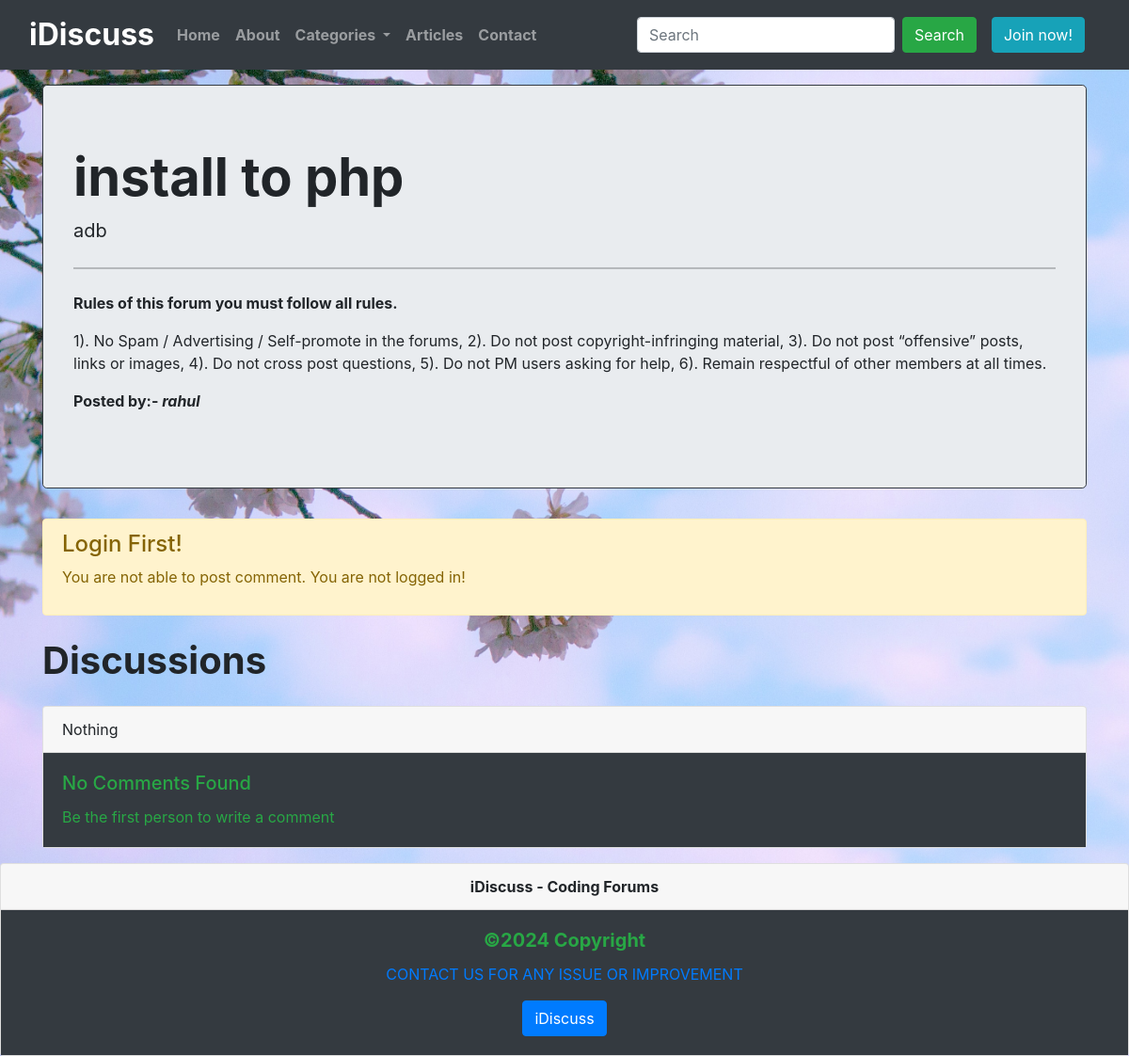
Screenshot of /thread.php?threadid=5 with the database file from the repository.
### tables this page shows
CREATE TABLE `threads` (
  `thread_id` int(9) NOT NULL,
  `thread_title` varchar(255) NOT NULL,
  `thread_desc` text NOT NULL,
  `thread_cat_id` int(9) NOT NULL,
  `thread_user_id` int(9) NOT NULL,
  `timestamp` datetime NOT NULL DEFAULT current_timestamp()
);

CREATE TABLE `users` (
  `sno` int(9) NOT NULL,
  `user_name` varchar(12) NOT NULL,
  `user_email` varchar(255) NOT NULL,
  `user_pass` varchar(255) NOT NULL,
  `timestemp` datetime NOT NULL DEFAULT current_timestamp()
);

### thread.php (the view, shortened to what this page needs)
<!doctype html>
<html lang="en">
<head>
    <link href="https://cdn.jsdelivr.net/npm/bootstrap@5.1.3/dist/css/bootstrap.min.css" rel="stylesheet"
>
    <link rel="stylesheet" href="https://cdn.jsdelivr.net/npm/bootstrap@4.6.1/dist/css/bootstrap.min.css"
>
     <link rel="stylesheet" href="style.css" />
    <link rel="stylesheet" href="https://cdnjs.cloudflare.com/ajax/libs/font-awesome/4.7.0/css/font-awesome.min.css">
</head>
<body>
    <?php include 'partials/_dbconnect.php'; ?>
    <?php include 'partials/_header.php'; ?>
    <?php
    $id = $_GET['threadid'];
    $sql = "SELECT * FROM `threads` WHERE thread_id=$id";
    $result = mysqli_query($conn, $sql);
    while($row = mysqli_fetch_assoc($result)){
        $title = $row['thread_title'];
        $desc = $row['thread_desc'];
        $thread_user_id = $row['thread_user_id'];
        $sql2 = "SELECT user_name FROM `users` WHERE sno='$thread_user_id'";
        $result2 = mysqli_query($conn, $sql2);
        $row2 = mysqli_fetch_assoc($result2);
        $posted_by = $row2['user_name'];
    }
    ?>
    <div class="container my-3 ">
        <div class="jumbotron border rounded-3 border border-dark rounded-lg">
            <h1 class="display-4 fw-bold"><?php echo $title; ?></h1>
            <p class="lead fw-normal"><?php echo $desc; ?></p>
            <hr class="my-4">
            <p><b>Rules of this forum you must follow all rules.</b></P>
            <p>1). No Spam / Advertising / Self-promote in the forums, 2). Do not post copyright-infringing material,
                3).
                Do not post “offensive” posts, links or images, 4). Do not cross post questions, 5). Do not PM users
                asking for help, 6). Remain respectful of other members at all times.</p>
            <p><b>Posted by:- <em><?php echo $posted_by; ?></em></b></p>
        </div>
    </div>
<?php
if(isset($_SESSION['loggedin']) && $_SESSION['loggedin']==true){
  echo  '<div class="container fw-normal">
        <h1 class="py-2 fw-bolder">Post a Comment</h1>
        <form action="'. $_SERVER['REQUEST_URI'] .'" method="post" >
            <div class="form-floating mb-3">
                <textarea class="form-control" placeholder="Leave a comment here" id="comment" name="comment"
                    style="height: 100px" required></textarea>
                <input type="hidden" name="sno" value="'. $_SESSION["sno"]. '">
                <label for="floatingTextarea2">Type your comment</label>
            </div>
            <button type="submit" class="btn btn-success">Post Comment</button>
        </form>
    </div>';
    }else{
        echo'
        <div class="container fw-normal">
            <div class="alert alert-warning" role="alert">
            <h4 class="alert-heading">Login First!</h4>
            <p>You are not able to post comment. You are not logged in!</p>
            </div>
        </div>';
    }
?>
    <div class="container">
        <h1 class="my-4 fw-bolder">Discussions</h1>
        <?php
            $noResult = true;
            if($noResult){
                echo ' <div class="card my-3">
                <div class="card-header">
                  Nothing
                </div>
                <div class="card-body bg-dark">
                  <h5 class="card-title text-success">No Comments Found</h5>
                  <p class="card-text text-success">Be the first person to write a comment</p>
                </div>
              </div> ';
            }
        ?>
    </div>
    <?php include 'partials/_footer.php'; ?>
</body>
</html>

### thread.php (style rules this page uses)
body { background-image: url('img/bg3.jpg'); background-size: cover; }

### rows the page displays
threads: thread_title "install to php", thread_desc "adb"
users: user_name "rahul"
